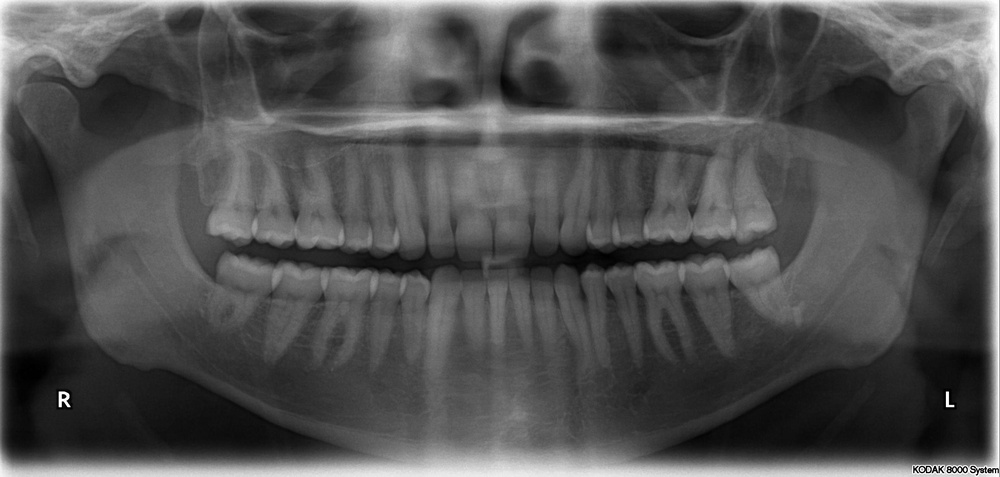
#> input picture img/dental.jpg, 1000 x 477 px, shrunk from 2606 x 1244 before the run
$ python homework1_2.py
#> lines starting #> are read from the running program, lines starting #| are printed output that depends on the picture
#MSSV: N20DCCN134
#HO VA TEN: TRỊNH THANH SƠN
import matplotlib.pyplot as plt
import cv2 as cv2
from skimage import exposure, io

img = cv2.imread('img/dental.jpg',cv2.IMREAD_GRAYSCALE)
#> img is the input picture: shape (477, 1000); min 0, max 255, mean 80.1
plt.figure(figsize=(10,8))
plt.subplot(2,2,1)
plt.imshow(img,cmap='gray')
plt.title('Original image')

imgEq = cv2.equalizeHist(img)
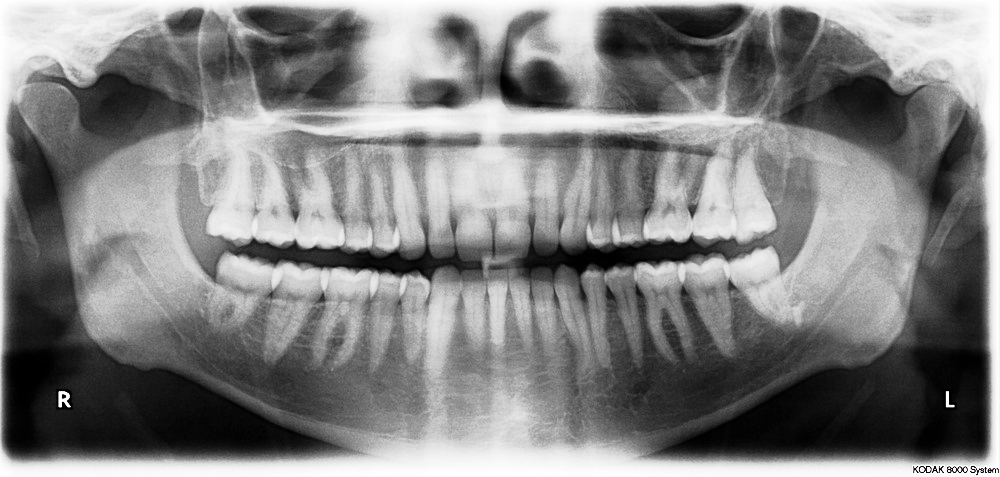
#> imgEq: shape (477, 1000); min 0, max 255, mean 128.4
plt.subplot(2,2,2)
plt.imshow(imgEq,cmap='gray')
plt.title('Global histogram equalization')

img1_ahe = exposure.equalize_adapthist(img,kernel_size=(8,8))
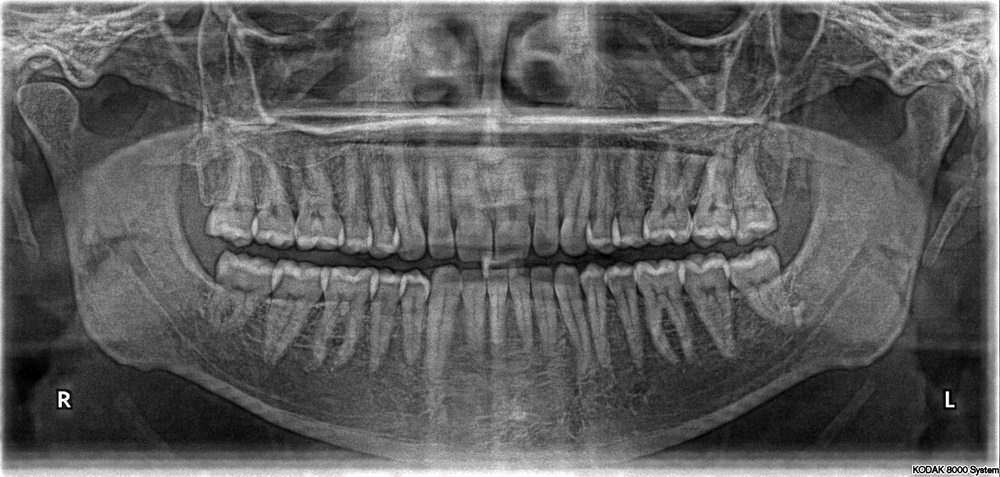
#> img1_ahe: shape (477, 1000) float64; min 0, max 1, mean 0.369
plt.subplot(2,2,3)
plt.imshow(img1_ahe,cmap='gray')
plt.title('Adaptive histogram equalization, 8x8 tiles')

img2_ahe =  exposure.equalize_adapthist(img,kernel_size=(16,16))
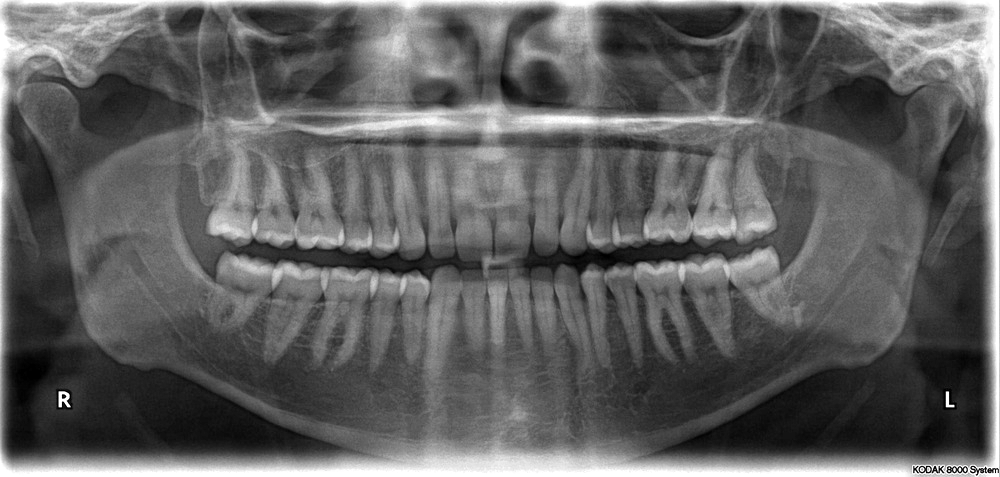
#> img2_ahe: shape (477, 1000) float64; min 0, max 1, mean 0.378
plt.subplot(2,2,4)
plt.imshow(img1_ahe,cmap='gray')
plt.title('Adaptive histogram equalization, 16x16 tiles')

plt.show()
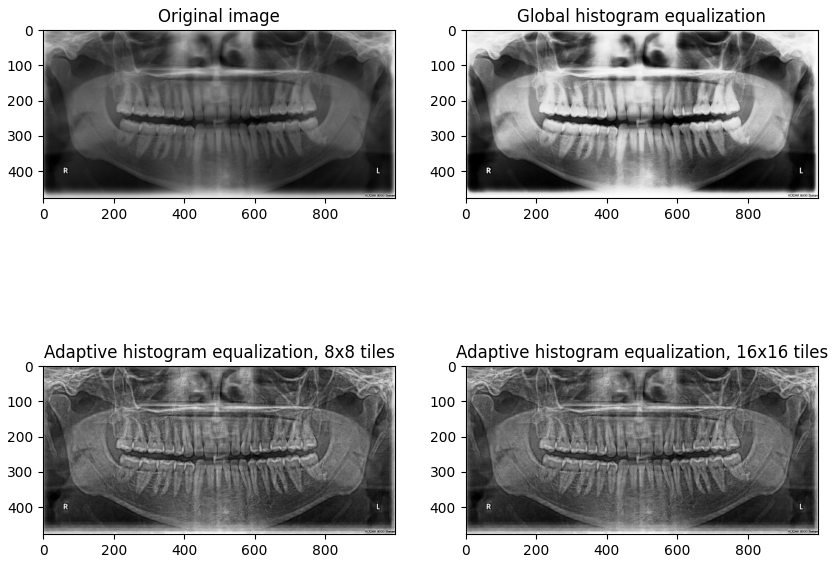
#> figure drawn by matplotlib, 4 panels
